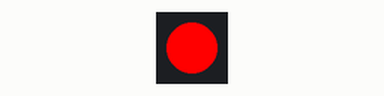
Simulated run of this program. Board: ESP32-C3. Shown: 1 RGB LEDs in strip order, left to right.

Above: at 0.2 s.
At 1.7 s:
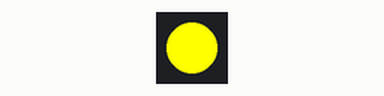
At 3.2 s:
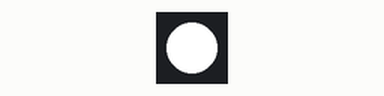
At 7.7 s:
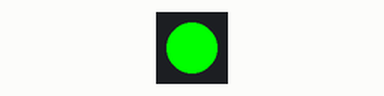
Timing chart, 0 to 8.1 s (numbered marks = the images above):
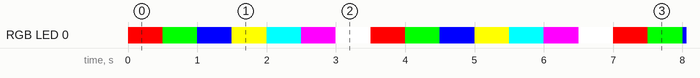

The program:

main.cpp
```cpp
#include <Adafruit_NeoPixel.h>

#define PIN        8
#define NUMPIXELS  1
Adafruit_NeoPixel pixels(NUMPIXELS, PIN, NEO_GRB + NEO_KHZ800);

#define DELAYVAL 500 // Time in milliseconds between color changes

void setup() {
  Serial.begin(115200);
  pixels.begin();
}

void loop() {
  // Red
  pixels.setPixelColor(0, pixels.Color(255, 0, 0));
  pixels.show();
  delay(DELAYVAL);

  // Green
  pixels.setPixelColor(0, pixels.Color(0, 255, 0));
  pixels.show();
  delay(DELAYVAL);

  // Blue
  pixels.setPixelColor(0, pixels.Color(0, 0, 255));
  pixels.show();
  delay(DELAYVAL);

  // Yellow (red + green)
  pixels.setPixelColor(0, pixels.Color(255, 255, 0));
  pixels.show();
  delay(DELAYVAL);

  // Cyan (green + blue)
  pixels.setPixelColor(0, pixels.Color(0, 255, 255));
  pixels.show();
  delay(DELAYVAL);

  // Magenta (red + blue)
  pixels.setPixelColor(0, pixels.Color(255, 0, 255));
  pixels.show();
  delay(DELAYVAL);

  // White (red + green + blue)
  pixels.setPixelColor(0, pixels.Color(255, 255, 255));
  pixels.show();
  delay(DELAYVAL);
}
```

Measured:
- by itself, RGB LED 0: repeats every 3.5 s: RGB(0, 255, 0) 0.50 s, RGB(0, 0, 255) 0.50 s, RGB(255, 255, 0) 0.50 s, RGB(0, 255, 255) 0.50 s, RGB(255, 0, 255) 0.50 s, RGB(255, 255, 255) 0.50 s, RGB(255, 0, 0) 0.50 s
- by itself, everything shown: repeats every 3.5 s, in 7 steps
